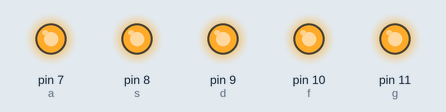
Simulated run of this sketch. Board: Arduino Uno, built with avr-gcc and run on an emulated ATmega328P. Shown: output pins drawn as LEDs (lit = HIGH).

Above: at 0.01 s.
At 1.2 s:
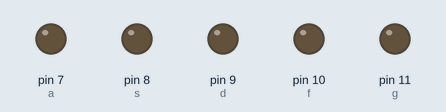
Timing chart, 0 to 2.7 s (numbered marks = the images above):
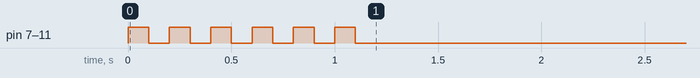

The sketch:

A2_for_13.ino
```cpp
int a = 7;
int s = 8;
int d = 9;
int f = 10;
int g = 11;
void setup()
{
  pinMode(a, OUTPUT);
  pinMode(s, OUTPUT);
  pinMode(d, OUTPUT);
  pinMode(f, OUTPUT);
  pinMode(g, OUTPUT);
  Serial.begin(6900);
  for (int i = 0; i < 6; i++)
  {
    digitalWrite(a, HIGH);
    digitalWrite(s, HIGH);
    digitalWrite(d, HIGH);
    digitalWrite(f, HIGH);
    digitalWrite(g, HIGH);
    delay(100);

    digitalWrite(s, LOW);
    digitalWrite(a, LOW);
    digitalWrite(d, LOW);
    digitalWrite(f, LOW);
    digitalWrite(g, LOW);
    delay(100);
  }
}
void loop()
{

}
```
